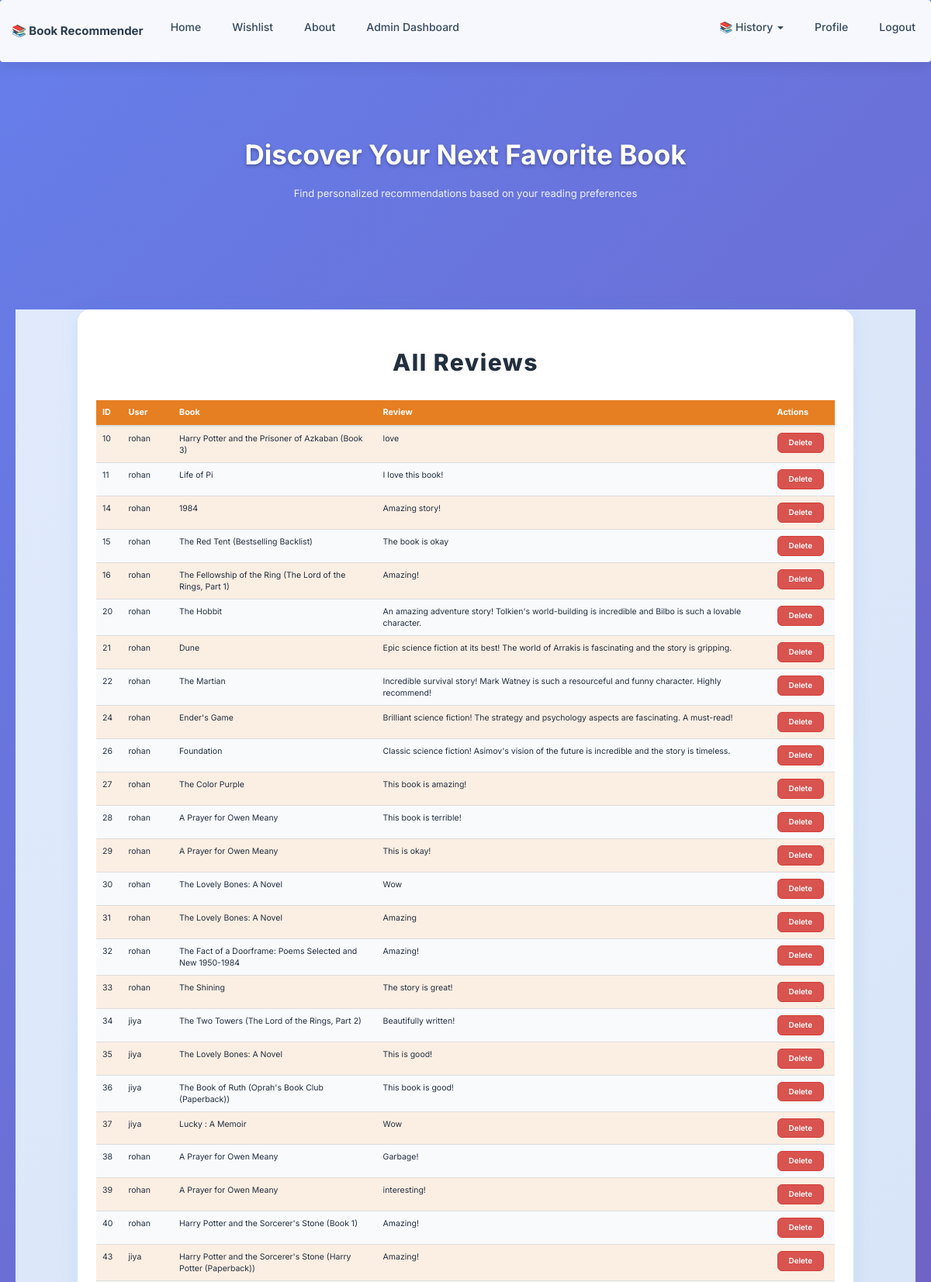
/admin_reviews (signed in, upper part), run on the app's committed database.
### tables this page shows
CREATE TABLE reviews (
            id INTEGER PRIMARY KEY AUTOINCREMENT,
            book_title TEXT NOT NULL,
            review_text TEXT NOT NULL,
            sentiment TEXT NOT NULL,
            username TEXT NOT NULL
        , confidence REAL, sentiment_score INTEGER, pos_p REAL, neu_p REAL, neg_p REAL);

### app.py (the view)
@app.route("/admin_reviews")
def admin_reviews():
    if not is_admin():
        flash("Admin access required.", "danger")
        return redirect(url_for("index"))
    db = get_db()
    reviews = db.execute(
        "SELECT id, book_title, username, review_text, sentiment FROM reviews"
    ).fetchall()
    reviews = [
        dict(id=r[0], book_title=r[1], username=r[2], review_text=r[3], sentiment=r[4])
        for r in reviews
    ]
    return render_template("admin_reviews.html", reviews=reviews)

### app.py (called while the page is built)
@app.after_request
def add_no_cache_headers(response):
    response.headers["Cache-Control"] = "no-store, no-cache, must-revalidate, max-age=0"
    response.headers["Pragma"] = "no-cache"
    response.headers["Expires"] = "0"
    return response

@app.context_processor
def inject_is_admin():
    return dict(is_admin=is_admin)

def get_db():
    db = getattr(g, "_database", None)
    if db is None:
        db = g._database = sqlite3.connect(DATABASE)
    return db

@app.teardown_appcontext
def close_connection(exception):
    db = getattr(g, "_database", None)
    if db is not None:
        db.close()

def is_admin():
    if "user_id" not in session:
        return False
    db = get_db()
    user = db.execute(
        "SELECT role FROM users WHERE id = ?", (session["user_id"],)
    ).fetchone()
    return user and user[0] == "admin"

### templates/admin_reviews.html (shortened to what this page needs)
{% extends 'index.html' %} {% block content %}
<div class="admin-reviews-bg">
  <div class="admin-reviews-card">
    <h2 class="admin-reviews-title">All Reviews</h2>
    <div class="table-responsive">
      <table class="table table-striped table-hover">
        <thead>
          <tr>
            <th>ID</th>
            <th>User</th>
            <th>Book</th>
            <th>Review</th>
            <th>Actions</th>
          </tr>
        </thead>
        <tbody>
          {% for review in reviews %}
          <tr>
            <td>{{ review['id'] }}</td>
            <td>{{ review['username'] }}</td>
            <td>{{ review['book_title'] }}</td>
            <td>{{ review['review_text'] }}</td>
            <td>
              <form
                action="{{ url_for('admin_delete_review', review_id=review['id']) }}"
                method="post"
                style="display: inline"
              >
                <button
                  type="submit"
                  class="btn btn-danger admin-action-btn"
                  onclick="return confirm('Delete review?')"
                >
                  Delete
                </button>
              </form>
            </td>
          </tr>
          {% endfor %}
        </tbody>
      </table>
    </div>
  </div>
</div>
{% endblock %}

### templates/index.html (style rules this page uses)
* { margin: 0; padding: 0; box-sizing: border-box; }
body { font-family: "Inter", -apple-system, BlinkMacSystemFont, "Segoe UI", Roboto, sans-serif; background: linear-gradient(135deg, #667eea 0%, #764ba2 100%); min-height: 100vh; color: #333; line-height: 1.6; }

### templates/admin_reviews.html (style rules this page uses)
.admin-reviews-bg { background: linear-gradient(135deg, #e0eafc 0%, #cfdef3 100%); min-height: 100vh; padding: 0; }
.admin-reviews-card { background: #fff; border-radius: 16px; box-shadow: 0 4px 24px rgba(52, 152, 219, 0.1); padding: 32px 24px; margin: 40px auto 0 auto; max-width: 1000px; }
.admin-reviews-title { font-weight: 800; letter-spacing: 1.5px; color: #222f3e; margin-bottom: 32px; text-align: center; }
.table thead th { background: #e67e22; color: #fff; font-weight: 700; font-size: 1.08rem; border: none; }
.table tbody td { color: #222f3e; background: #f8fafc; vertical-align: middle; font-size: 1.05rem; }
.table-striped > tbody > tr:nth-of-type(odd) > td { background: #fbeee3; }
.admin-action-btn { font-size: 0.98rem; border-radius: 6px; margin-right: 6px; font-weight: 600; padding: 5px 14px; }

### data on the page
reviews: id "10", username "rohan", book_title "Harry Potter and the Prisoner of Azkaban (Book 3)", review_text "love"
reviews: id "11", username "rohan", book_title "Life of Pi", review_text "I love this book!"
reviews: id "14", username "rohan", book_title "1984", review_text "Amazing story!"
reviews: id "15", username "rohan", book_title "The Red Tent (Bestselling Backlist)", review_text "The book is okay"
reviews: id "16", username "rohan", book_title "The Fellowship of the Ring (The Lord of the Rings, Part 1)", review_text "Amazing!"
reviews: id "20", username "rohan", book_title "The Hobbit", review_text "An amazing adventure story! Tolkien's world-building is incredible and Bilbo is such a lovable character."
reviews: id "21", username "rohan", book_title "Dune", review_text "Epic science fiction at its best! The world of Arrakis is fascinating and the story is gripping."
reviews: id "22", username "rohan", book_title "The Martian", review_text "Incredible survival story! Mark Watney is such a resourceful and funny character. Highly recommend!"
reviews: id "24", username "rohan", book_title "Ender's Game", review_text "Brilliant science fiction! The strategy and psychology aspects are fascinating. A must-read!"
reviews: id "26", username "rohan", book_title "Foundation", review_text "Classic science fiction! Asimov's vision of the future is incredible and the story is timeless."
reviews: id "27", username "rohan", book_title "The Color Purple", review_text "This book is amazing!"
reviews: id "28", username "rohan", book_title "A Prayer for Owen Meany", review_text "This book is terrible!"
reviews: id "29", username "rohan", book_title "A Prayer for Owen Meany", review_text "This is okay!"
reviews: id "30", username "rohan", book_title "The Lovely Bones: A Novel", review_text "Wow"
reviews: id "31", username "rohan", book_title "The Lovely Bones: A Novel", review_text "Amazing"
reviews: id "32", username "rohan", book_title "The Fact of a Doorframe: Poems Selected and New 1950-1984", review_text "Amazing!"
reviews: id "33", username "rohan", book_title "The Shining", review_text "The story is great!"
reviews: id "34", username "jiya", book_title "The Two Towers (The Lord of the Rings, Part 2)", review_text "Beautifully written!"
reviews: id "35", username "jiya", book_title "The Lovely Bones: A Novel", review_text "This is good!"
reviews: id "36", username "jiya", book_title "The Book of Ruth (Oprah's Book Club (Paperback))", review_text "This book is good!"
reviews: id "37", username "jiya", book_title "Lucky : A Memoir", review_text "Wow"
reviews: id "38", username "rohan", book_title "A Prayer for Owen Meany", review_text "Garbage!"
reviews: id "39", username "rohan", book_title "A Prayer for Owen Meany", review_text "interesting!"
reviews: id "40", username "rohan", book_title "Harry Potter and the Sorcerer's Stone (Book 1)", review_text "Amazing!"
reviews: id "43", username "jiya", book_title "Harry Potter and the Sorcerer's Stone (Harry Potter (Paperback))", review_text "Amazing!"
